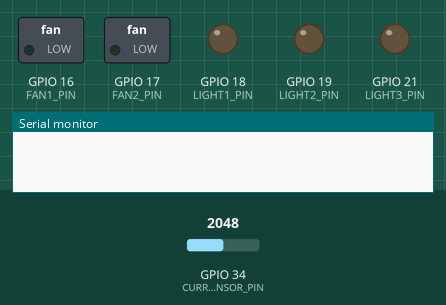
Simulated run of this sketch. Board: ESP32. On the bench: switched loads named in the sketch (green lamp = pin HIGH), output pins drawn as LEDs (lit = HIGH), the last lines printed to the serial monitor. Inputs (shaded band) come from the test bench; at power-on: GPIO 34 (CURRENT_SENSOR_PIN) = 2048. Random numbers use the default seed unless the sketch sets one.

Above: at 0.1 s.
At 6.1 s:
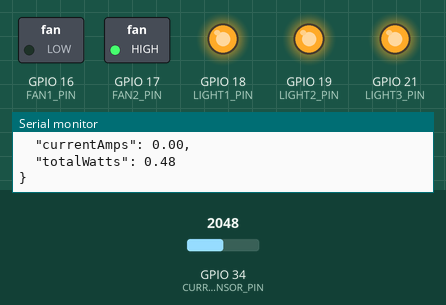
At 11.1 s:
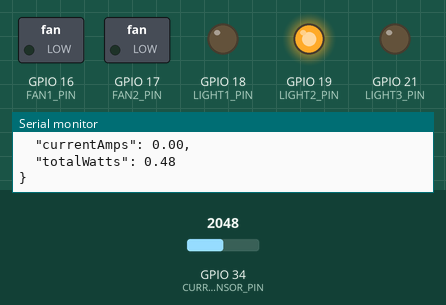
At 16.1 s:
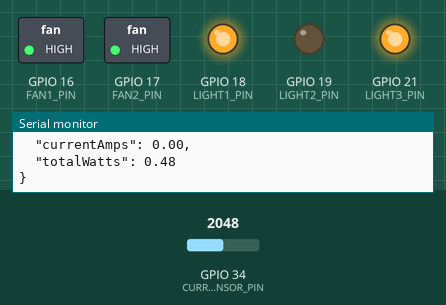
At 26.2 s:
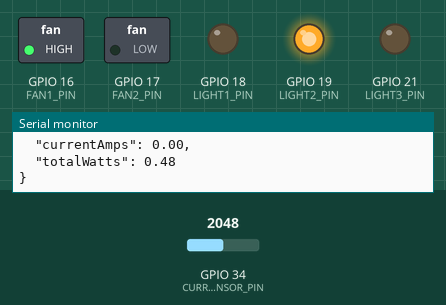
At 36.2 s:
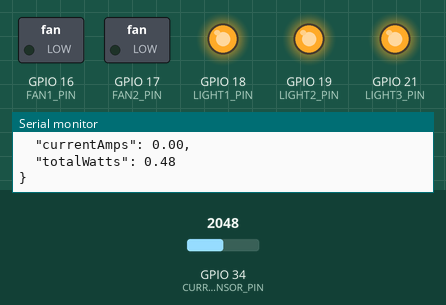
Timing chart, 0 to 37.7 s (numbered marks = the images above):
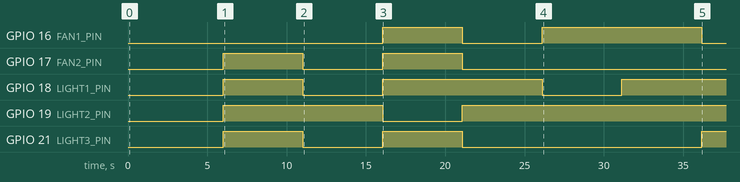

The sketch:

drawing.ino
```cpp
#define FAN1_PIN 16
#define FAN2_PIN 17
#define LIGHT1_PIN 18
#define LIGHT2_PIN 19
#define LIGHT3_PIN 21
#define CURRENT_SENSOR_PIN 34
#define UNUSED_ANALOG_PIN 35

const float MAINS_VOLTAGE = 220.0;

bool fan1 = false;
bool fan2 = false;
bool light1 = false;
bool light2 = false;
bool light3 = false;

void setup() {
  Serial.begin(115200);
  randomSeed(analogRead(UNUSED_ANALOG_PIN));

  pinMode(FAN1_PIN, OUTPUT);
  pinMode(FAN2_PIN, OUTPUT);
  pinMode(LIGHT1_PIN, OUTPUT);
  pinMode(LIGHT2_PIN, OUTPUT);
  pinMode(LIGHT3_PIN, OUTPUT);

  digitalWrite(FAN1_PIN, LOW);
  digitalWrite(FAN2_PIN, LOW);
  digitalWrite(LIGHT1_PIN, LOW);
  digitalWrite(LIGHT2_PIN, LOW);
  digitalWrite(LIGHT3_PIN, LOW);
}

void loop() {
  static unsigned long lastToggle = 0;

  if (millis() - lastToggle > 5000) {
    lastToggle = millis();

    fan1   = random(2);
    fan2   = random(2);
    light1 = random(2);
    light2 = random(2);
    light3 = random(2);

    digitalWrite(FAN1_PIN,   fan1   ? HIGH : LOW);
    digitalWrite(FAN2_PIN,   fan2   ? HIGH : LOW);
    digitalWrite(LIGHT1_PIN, light1 ? HIGH : LOW);
    digitalWrite(LIGHT2_PIN, light2 ? HIGH : LOW);
    digitalWrite(LIGHT3_PIN, light3 ? HIGH : LOW);

    int rawADC = analogRead(CURRENT_SENSOR_PIN);
    float sensorVoltage = (rawADC / 4095.0) * 3.3;
    float currentAmps = abs(sensorVoltage - 1.65) / 0.185;
    float totalPowerWatts = currentAmps * MAINS_VOLTAGE;

    char json[512];
    snprintf(json, sizeof(json),
      "{\n"
      "  \"room\": \"DrawingRoom\",\n"
      "  \"devices\": [\n"
      "    { \"deviceId\": \"drawing-fan-1\",   \"status\": \"%s\" },\n"
      "    { \"deviceId\": \"drawing-fan-2\",   \"status\": \"%s\" },\n"
      "    { \"deviceId\": \"drawing-light-1\", \"status\": \"%s\" },\n"
      "    { \"deviceId\": \"drawing-light-2\", \"status\": \"%s\" },\n"
      "    { \"deviceId\": \"drawing-light-3\", \"status\": \"%s\" }\n"
      "  ],\n"
      "  \"currentAmps\": %.2f,\n"
      "  \"totalWatts\": %.2f\n"
      "}",
      fan1   ? "on" : "off",
      fan2   ? "on" : "off",
      light1 ? "on" : "off",
      light2 ? "on" : "off",
      light3 ? "on" : "off",
      currentAmps,
      totalPowerWatts
    );

    Serial.println(json);
  }

  delay(1000);
}
```

Measured:
- by itself, GPIO 16 (FAN1_PIN): LOW → HIGH at 16.1 s, → LOW 5.0 s later, → HIGH 5.0 s later, → LOW 10.1 s later
- by itself, GPIO 17 (FAN2_PIN): alternates HIGH for 5.0 s and LOW for 5.0 s, 4 changes in all, then stays LOW
- by itself, GPIO 18 (LIGHT1_PIN): goes HIGH 5.0 s, LOW 5.0 s, HIGH 10.1 s, LOW 5.0 s, then HIGH
- by itself, GPIO 19 (LIGHT2_PIN): LOW → HIGH at 6.0 s, → LOW 10.1 s later, → HIGH 5.0 s later
- by itself, GPIO 21 (LIGHT3_PIN): goes HIGH 5.0 s, LOW 5.0 s, HIGH 5.0 s, LOW 15.1 s, then HIGH
